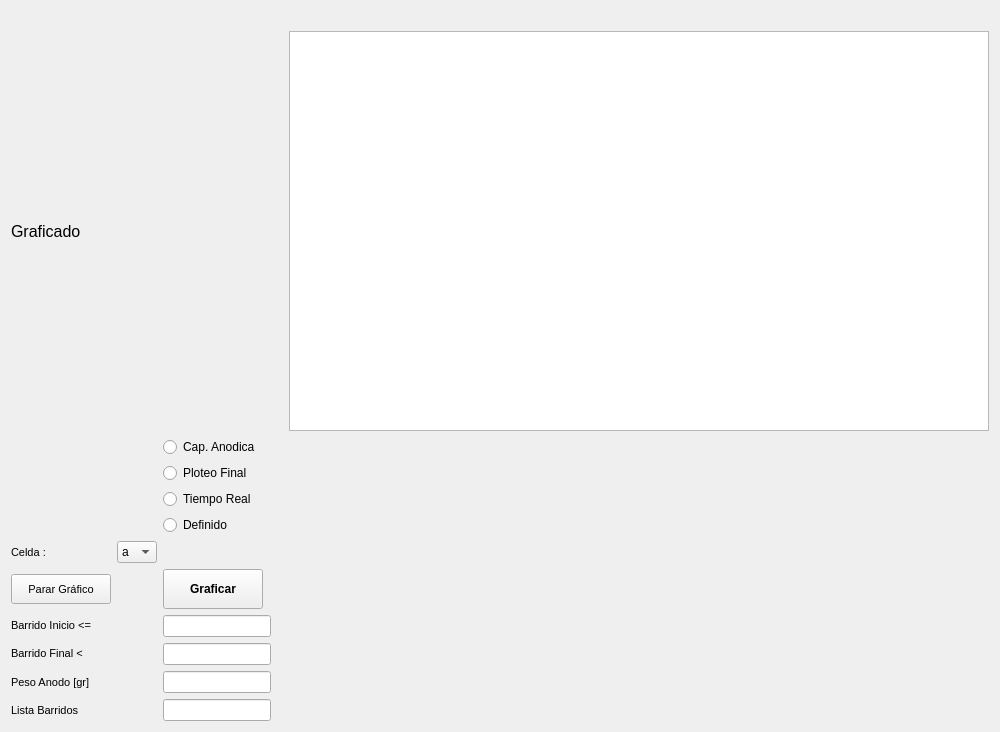
         <widget class="QWidget" name="Graficado">
          <attribute name="title">
           <string>Tab 2</string>
          </attribute>
          <layout class="QFormLayout" name="formLayout">
           <item row="1" column="0">
            <layout class="QHBoxLayout" name="horizontalLayout_2">
             <item>
              <layout class="QGridLayout" name="gridLayout_5">
               <property name="sizeConstraint">
                <enum>QLayout::SetMaximumSize</enum>
               </property>
               <item row="0" column="3">
                <layout class="QHBoxLayout" name="horizontalLayout"/>
               </item>
               <item row="3" column="5">
                <widget class="GraphicsLayoutWidget" name="plot">
                 <property name="enabled">
                  <bool>true</bool>
                 </property>
                 <property name="sizePolicy">
                  <sizepolicy hsizetype="Preferred" vsizetype="Preferred">
                   <horstretch>0</horstretch>
                   <verstretch>0</verstretch>
                  </sizepolicy>
                 </property>
                 <property name="minimumSize">
                  <size>
                   <width>700</width>
                   <height>400</height>
                  </size>
                 </property>
                 <property name="maximumSize">
                  <size>
                   <width>16777215</width>
                   <height>16777215</height>
                  </size>
                 </property>
                </widget>
               </item>
               <item row="19" column="0">
                <widget class="QLabel" name="label_23">
                 <property name="font">
                  <font>
                   <pointsize>8</pointsize>
                  </font>
                 </property>
                 <property name="text">
                  <string>Barrido Final &lt;</string>
                 </property>
                </widget>
               </item>
               <item row="16" column="2">
                <widget class="QLineEdit" name="LEBarIn">
                 <property name="sizePolicy">
                  <sizepolicy hsizetype="Fixed" vsizetype="Fixed">
                   <horstretch>0</horstretch>
                   <verstretch>0</verstretch>
                  </sizepolicy>
                 </property>
                 <property name="minimumSize">
                  <size>
                   <width>100</width>
                   <height>0</height>
                  </size>
                 </property>
                </widget>
               </item>
               <item row="7" column="2">
                <widget class="QRadioButton" name="RDdefinido">
                 <property name="text">
                  <string>Definido</string>
                 </property>
                </widget>
               </item>
               <item row="1" column="0" colspan="6">
                <spacer name="horizontalSpacer_3">
                 <property name="orientation">
                  <enum>Qt::Horizontal</enum>
                 </property>
                 <property name="sizeHint" stdset="0">
                  <size>
                   <width>40</width>
                   <height>20</height>
                  </size>
                 </property>
                </spacer>
               </item>
               <item row="10" column="2">
                <widget class="QPushButton" name="BotPlot">
                 <property name="sizePolicy">
                  <sizepolicy hsizetype="Fixed" vsizetype="Fixed">
                   <horstretch>0</horstretch>
                   <verstretch>0</verstretch>
                  </sizepolicy>
                 </property>
                 <property name="minimumSize">
                  <size>
                   <width>100</width>
                   <height>40</height>
                  </size>
                 </property>
                 <property name="font">
                  <font>
                   <pointsize>9</pointsize>
                   <weight>75</weight>
                   <italic>false</italic>
                   <bold>true</bold>
                   <underline>false</underline>
                   <stylestrategy>PreferDefault</stylestrategy>
                   <kerning>false</kerning>
                  </font>
                 </property>
                 <property name="text">
                  <string>Graficar</string>
                 </property>
                </widget>
               </item>
               <item row="21" column="2">
                <widget class="QLineEdit" name="LELisBarridos">
                 <property name="sizePolicy">
                  <sizepolicy hsizetype="Fixed" vsizetype="Fixed">
                   <horstretch>0</horstretch>
                   <verstretch>0</verstretch>
                  </sizepolicy>
                 </property>
                </widget>
               </item>
               <item row="8" column="1">
                <widget class="QComboBox" name="cmbCelPlot">
                 <property name="sizePolicy">
                  <sizepolicy hsizetype="Fixed" vsizetype="Fixed">
                   <horstretch>0</horstretch>
                   <verstretch>0</verstretch>
                  </sizepolicy>
                 </property>
                 <item>
                  <property name="text">
                   <string>a</string>
                  </property>
                 </item>
                 <item>
                  <property name="text">
                   <string>b</string>
                  </property>
                 </item>
                 <item>
                  <property name="text">
                   <string>c</string>
                  </property>
                 </item>
                 <item>
                  <property name="text">
                   <string>d</string>
                  </property>
                 </item>
                 <item>
                  <property name="text">
                   <string>e</string>
                  </property>
                 </item>
                 <item>
                  <property name="text">
                   <string>f</string>
                  </property>
                 </item>
                 <item>
                  <property name="text">
                   <string>g</string>
                  </property>
                 </item>
                 <item>
                  <property name="text">
                   <string>h</string>
                  </property>
                 </item>
                 <item>
                  <property name="text">
                   <string>i</string>
                  </property>
                 </item>
                 <item>
                  <property name="text">
                   <string>j</string>
                  </property>
                 </item>
                 <item>
                  <property name="text">
                   <string>k</string>
                  </property>
                 </item>
                 <item>
                  <property name="text">
                   <string>l</string>
                  </property>
                 </item>
                 <item>
                  <property name="text">
                   <string>m</string>
                  </property>
                 </item>
                 <item>
                  <property name="text">
                   <string>n</string>
                  </property>
                 </item>
                 <item>
                  <property name="text">
                   <string>o</string>
                  </property>
                 </item>
                 <item>
                  <property name="text">
                   <string>p</string>
                  </property>
                 </item>
                </widget>
               </item>
               <item row="16" column="0">
                <widget class="QLabel" name="label_24">
                 <property name="font">
                  <font>
                   <pointsize>8</pointsize>
                  </font>
                 </property>
                 <property name="text">
                  <string>Barrido Inicio &lt;= </string>
                 </property>
                </widget>
               </item>
               <item row="20" column="0">
                <widget class="QLabel" name="label_14">
                 <property name="font">
                  <font>
                   <pointsize>8</pointsize>
                  </font>
                 </property>
                 <property name="text">
                  <string>Peso Anodo [gr]</string>
                 </property>
                </widget>
               </item>
               <item row="20" column="2">
                <widget class="QLineEdit" name="LEPesoAnodo">
                 <property name="sizePolicy">
                  <sizepolicy hsizetype="Fixed" vsizetype="Fixed">
                   <horstretch>0</horstretch>
                   <verstretch>0</verstretch>
                  </sizepolicy>
                 </property>
                </widget>
               </item>
               <item row="6" column="2">
                <widget class="QRadioButton" name="RBTiemReal">
                 <property name="text">
                  <string>Tiempo Real</string>
                 </property>
                </widget>
               </item>
               <item row="8" column="0">
                <widget class="QLabel" name="label_21">
                 <property name="font">
                  <font>
                   <pointsize>8</pointsize>
                  </font>
                 </property>
                 <property name="text">
                  <string>Celda : </string>
                 </property>
                </widget>
               </item>
               <item row="21" column="0">
                <widget class="QLabel" name="label_12">
                 <property name="font">
                  <font>
                   <pointsize>8</pointsize>
                  </font>
                 </property>
                 <property name="text">
                  <string>Lista Barridos</string>
                 </property>
                </widget>
               </item>
               <item row="19" column="2">
                <widget class="QLineEdit" name="LEBarFin">
                 <property name="sizePolicy">
                  <sizepolicy hsizetype="Fixed" vsizetype="Fixed">
                   <horstretch>0</horstretch>
                   <verstretch>0</verstretch>
                  </sizepolicy>
                 </property>
                 <property name="minimumSize">
                  <size>
                   <width>100</width>
                   <height>0</height>
                  </size>
                 </property>
                </widget>
               </item>
               <item row="5" column="2">
                <widget class="QRadioButton" name="RBPlotFin_2">
                 <property name="text">
                  <string>Ploteo Final</string>
                 </property>
                </widget>
               </item>
               <item row="3" column="0">
                <widget class="QLabel" name="label_17">
                 <property name="font">
                  <font>
                   <pointsize>12</pointsize>
                  </font>
                 </property>
                 <property name="text">
                  <string>Graficado</string>
                 </property>
                </widget>
               </item>
               <item row="4" column="2">
                <widget class="QRadioButton" name="RBCapac">
                 <property name="text">
                  <string>Cap. Anodica</string>
                 </property>
                </widget>
               </item>
               <item row="10" column="0">
                <widget class="QPushButton" name="BotParaPlot">
                 <property name="sizePolicy">
                  <sizepolicy hsizetype="Fixed" vsizetype="Fixed">
                   <horstretch>0</horstretch>
                   <verstretch>0</verstretch>
                  </sizepolicy>
                 </property>
                 <property name="minimumSize">
                  <size>
                   <width>100</width>
                   <height>30</height>
                  </size>
                 </property>
                 <property name="font">
                  <font>
                   <pointsize>8</pointsize>
                   <weight>50</weight>
                   <italic>false</italic>
                   <bold>false</bold>
                   <underline>false</underline>
                   <stylestrategy>PreferDefault</stylestrategy>
                   <kerning>false</kerning>
                  </font>
                 </property>
                 <property name="text">
                  <string>Parar Gráfico</string>
                 </property>
                </widget>
               </item>
              </layout>
             </item>
            </layout>
           </item>
          </layout>
         </widget>
